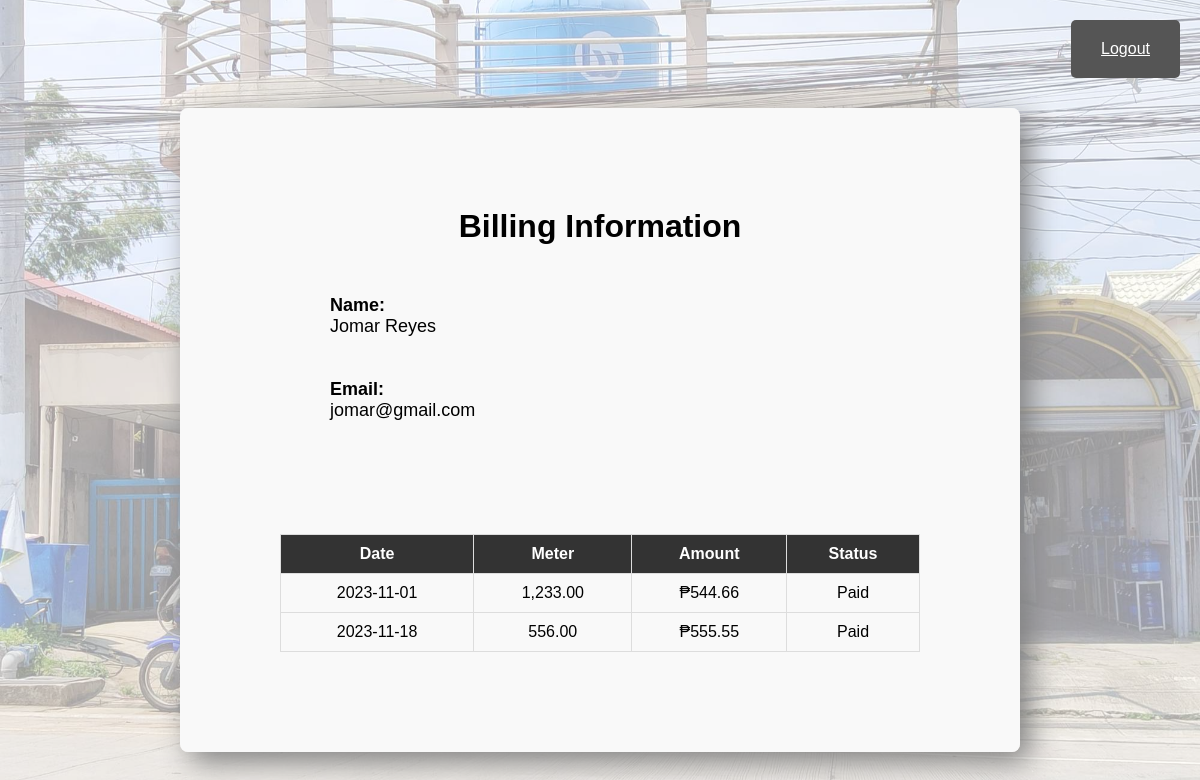
/WebSys/userForm.php (signed in), run on the app's committed database.
### tables this page shows
CREATE TABLE IF NOT EXISTS `tbl_bill` (
  `BillId` int NOT NULL AUTO_INCREMENT,
  `UserID` int NOT NULL,
  `Date` date NOT NULL,
  `Meter` float NOT NULL,
  `Amount` float NOT NULL,
  `Status` varchar(10) NOT NULL,
  PRIMARY KEY (`BillId`),
  KEY `UserID_fk_Bill` (`UserID`)
);

### WebSys/php/displayuserbill.php (called while the page is built)
<?php
require "dbCon.php";
$billData = array();
if (isset($_SESSION['UserID'])) {
    $userID = $_SESSION['UserID'];
    $sqlQuery = "CALL SP_DisplayUserBill('$userID')";
    $result = $conn->query($sqlQuery);
    if ($result) {
        while ($row = $result->fetch_assoc()) {
            $row['Amount'] = '₱' . number_format($row['Amount'], 2);
            $row['Meter'] = number_format($row['Meter'], 2);
            $billData[] = $row;
        }
    } else {
        echo "Database query failed: " . $conn->error;
    }
} else {
    header("Location: ../login.php");
    exit();
}
?>

### WebSys/userForm.php (the view, shortened to what this page needs)
<?php require "./php/authenticateaccount.php" ?>
<!DOCTYPE html>
<html lang="en">
<head>
    <link rel="stylesheet" href="./css/userForm.css">
</head>
<body>
    <div class="whole-container">
        <h1>Billing Information</h1>
        <div class="banner">
            <div class="studentInfo-text1">
                <span class="text-label" style="font-weight: bold;">Name:</span><br/>
                <span class="text-info" id="name"><?php echo $_SESSION['Name']; ?></span><br><br><br>
                <div class="studentInfo-text">
                    <span class="text-label" style="font-weight: bold;">Email:</span><br/>
                    <span class="text-info" id="email"><?php echo $_SESSION['Email']; ?></span><br><br><br>
                </div>
            </div>
        </div>
<?php include "./php/displayuserbill.php" ?>
        <table>
            <thead>
                <tr>
                    <th>Date</th>
                    <th>Meter</th>
                    <th>Amount</th>
                    <th>Status</th>
                </tr>
            </thead>
            <tbody>
            <?php foreach ($billData as $bill) : ?>
            <tr>
                <td><?php echo $bill['Date']; ?></td>
                <td><?php echo $bill['Meter']; ?></td>
                <td><?php echo $bill['Amount']; ?></td>
                <td><?php echo $bill['Status']; ?></td>
            </tr>
            <?php endforeach; ?>
            </tbody>
        </table>
    </div>
    <a href="./php/logoutUser.php" class="logout-button">Logout</a>
</body>
</html>

### WebSys/css/userForm.css (style rules this page uses)
body { font-family: Montserrat; margin: 0; padding: 0; display: flex; align-items: center; justify-content: center; height: 100vh; position: relative; }
body::before { content: ''; background: url('../image/bg.jpg') no-repeat fixed center center; background-size: cover; position: absolute; top: 0; bottom: 0; left: 0; right: 0; opacity: 0.4; }
* { margin: 0; padding: 0; box-sizing: border-box; font-family:'Poppins',sans-serif; }
body { margin:auto; }
.whole-container { position:absolute; max-width: 70%; width: 70%; background: #f9f9f9; padding: 100px; border-radius: 8px; max-height: calc(100vh - 56px); overflow-y: auto; margin:auto; margin-top: 150px; margin-left: 0%; margin-bottom: 0px; box-shadow: 10px 10px 30px grey; top: 35%; left: 50%; transform: translate(-50%, -50%); }
h1 { text-align: center; }
.logout-button { position: fixed; top: 20px; right: 20px; padding: 20px 30px; background-color: #333; color: #fff; border: none; border-radius: 5px; cursor: pointer; z-index: 999; }
.logout-button { background-color: #555; }
.banner { display:grid; grid-template-columns: auto auto auto auto; }
.studentInfo-text1 { margin-top: 50px; margin-left: 50px; font-size: 18px; display: inline; }
table { border-collapse: collapse; width: 100%; margin-top: 50px; }
th, td { border: 1px solid #ddd; padding: 10px; text-align: center; }
th { background-color: #333; color: white; }

### data on the page
tbl_bill: Date "2023-11-01", Meter "1,233.00", Amount "₱544.66", Status "Paid"
tbl_bill: Date "2023-11-18", Meter "556.00", Amount "₱555.55", Status "Paid"

### other printed values
$_SESSION['Name'] "Jomar Reyes"
$_SESSION['Email'] "jomar@gmail.com"
